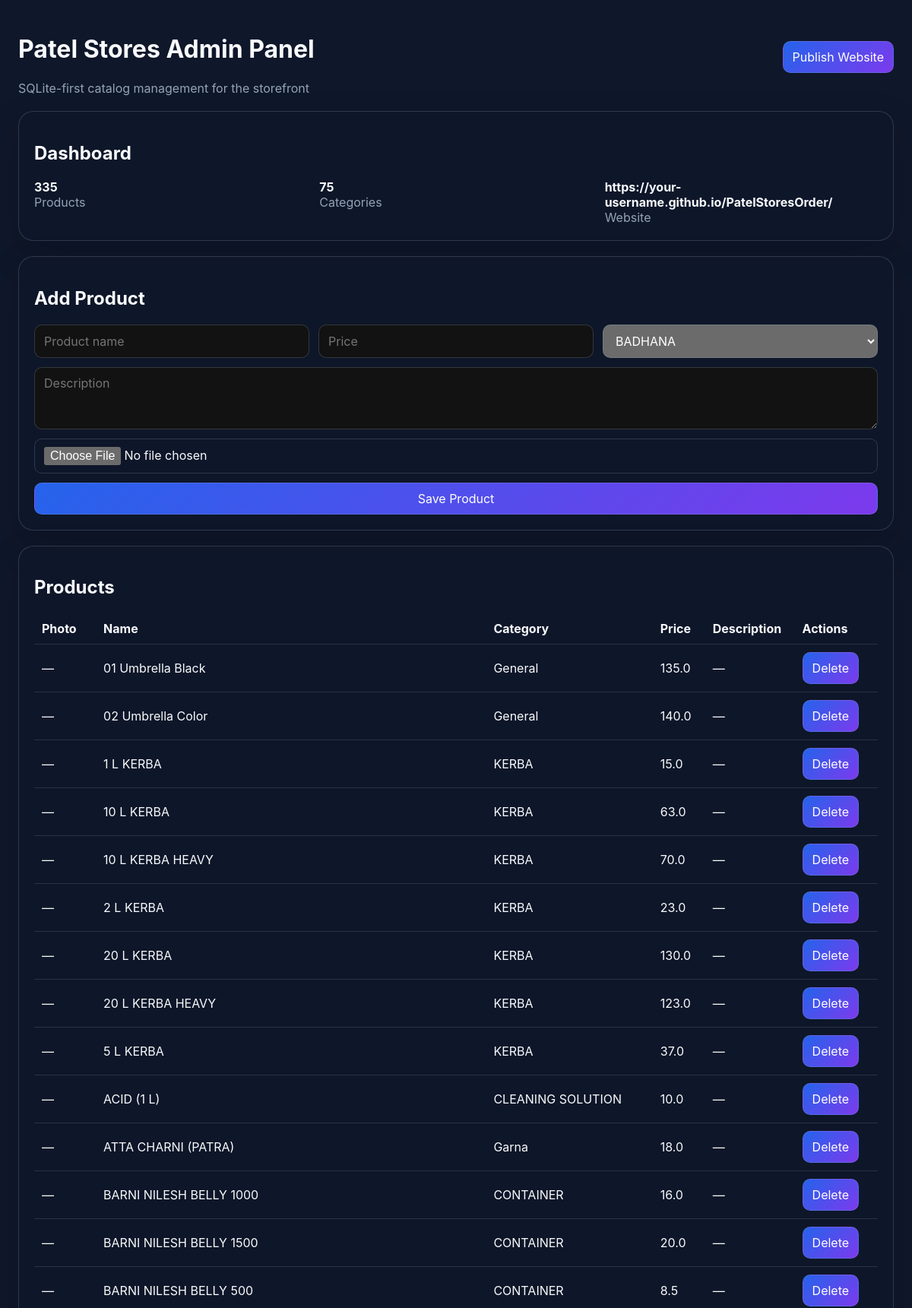
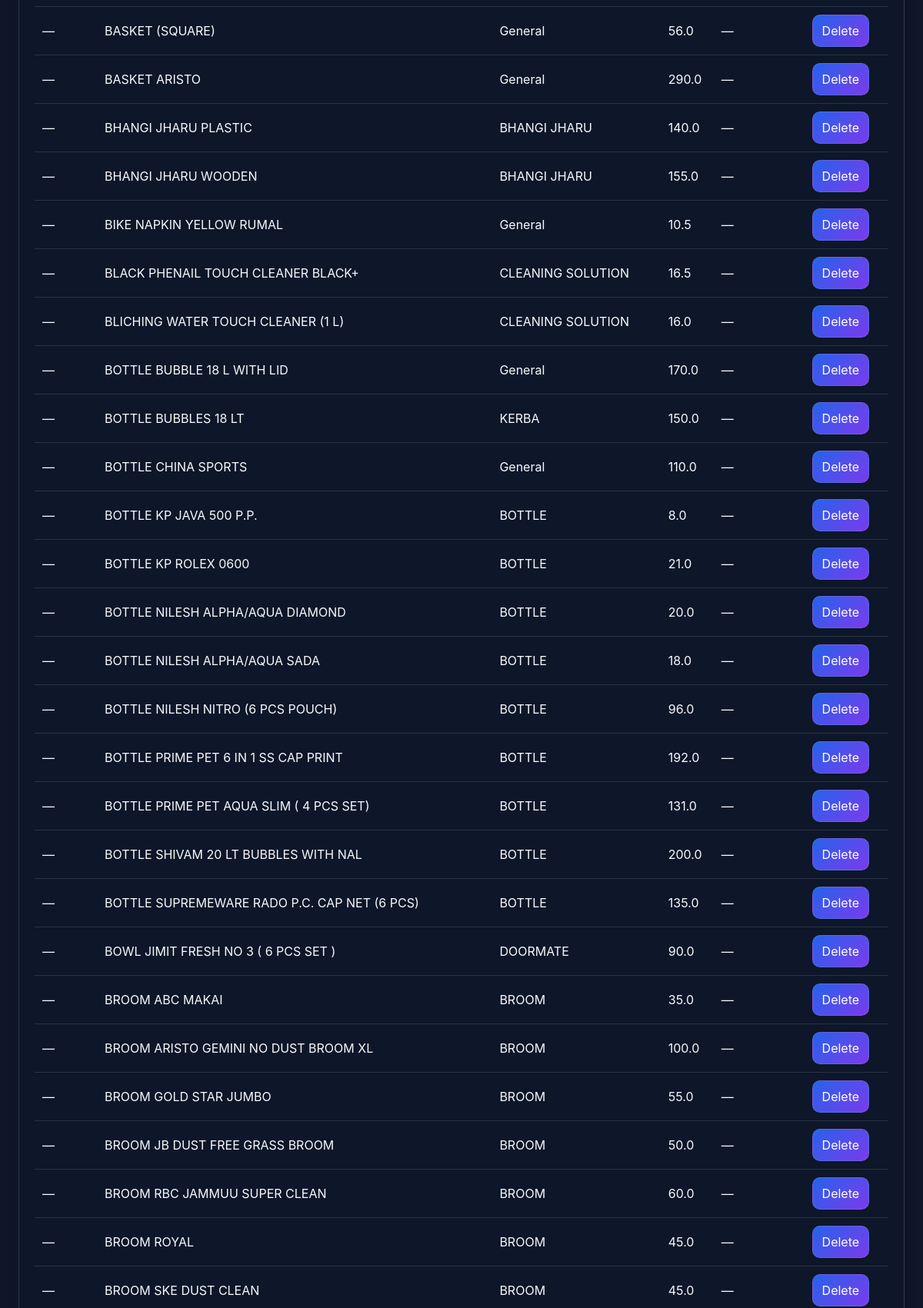
The page / (upper part) on the database its author committed (2 pictures, top to bottom).
### tables this page shows
CREATE TABLE settings (
                id INTEGER PRIMARY KEY AUTOINCREMENT,
                github_repo TEXT,
                branch TEXT,
                website_url TEXT,
                images_folder TEXT,
                backup_folder TEXT
            , commit_message TEXT DEFAULT "Update catalog", website_folder TEXT DEFAULT ".", database_path TEXT DEFAULT "patelstores.db", theme TEXT DEFAULT "dark");

CREATE TABLE products (
                id INTEGER PRIMARY KEY AUTOINCREMENT,
                product_name TEXT,
                category TEXT,
                price REAL,
                description TEXT,
                image TEXT,
                created_at TEXT,
                updated_at TEXT
            , purchase_price REAL DEFAULT 0, selling_price REAL DEFAULT 0, wholesale_price REAL DEFAULT 0, barcode TEXT DEFAULT "", gst REAL DEFAULT 0, hsn TEXT DEFAULT "", stock REAL DEFAULT 0, min_stock REAL DEFAULT 0, status TEXT DEFAULT "Active", supplier TEXT DEFAULT "");

### admin/app.py (the view)
@app.route('/')
def index():
    return render_template('index.html', products=list_products(), categories=list_categories(), settings=get_settings())

### admin/database/db.py (called while the page is built)
def get_connection():
    connection = sqlite3.connect(DB_PATH, timeout=30)
    connection.row_factory = sqlite3.Row
    return connection

### admin/services/catalog.py (called while the page is built)
def normalize_image_value(image_value: Optional[str]) -> str:
    if not image_value:
        return ''
    path = str(image_value).strip()
    if path.startswith('images/'):
        path = path.split('/', 1)[1]
    return Path(path).name

def get_catalog_image_path(image_value: Optional[str]) -> str:
    file_name = normalize_image_value(image_value)
    if not file_name:
        return 'images/placeholder.png'
    return f'images/{file_name}'

def _row_to_product(row) -> Dict:
    product = dict(row)
    product['image_path'] = get_catalog_image_path(product.get('image'))
    return product

def list_categories(search: str = '') -> List[Dict]:
    connection = get_connection()
    try:
        if search:
            rows = connection.execute(
                'SELECT * FROM categories WHERE category_name LIKE ? ORDER BY category_name COLLATE NOCASE ASC',
                (f'%{search}%',),
            ).fetchall()
        else:
            rows = connection.execute(
                'SELECT * FROM categories ORDER BY category_name COLLATE NOCASE ASC'
            ).fetchall()
        return [dict(row) for row in rows]
    finally:
        connection.close()

def get_settings() -> Dict:
    connection = get_connection()
    try:
        row = connection.execute('SELECT * FROM settings ORDER BY id DESC LIMIT 1').fetchone()
        if row:
            return dict(row)
        return {}
    finally:
        connection.close()

### admin/templates/index.html (shortened to what this page needs)
<!doctype html>
<html lang="en">
  <head>
  </head>
  <body>
    <div class="container">
      <div class="topbar">
        <div>
          <h1>Patel Stores Admin Panel</h1>
          <div class="muted">SQLite-first catalog management for the storefront</div>
        </div>
        <button onclick="window.location='/publish'">Publish Website</button>
      </div>
      <div class="card">
        <h2>Dashboard</h2>
        <div class="grid">
          <div><strong>{{ products|length }}</strong><div class="muted">Products</div></div>
          <div><strong>{{ categories|length }}</strong><div class="muted">Categories</div></div>
          <div><strong>{{ settings.get('website_url', '') or 'Not set' }}</strong><div class="muted">Website</div></div>
        </div>
      </div>
      <div class="card">
        <h2>Add Product</h2>
        <form action="/api/products" method="post" enctype="multipart/form-data">
          <div class="row">
            <input name="product_name" placeholder="Product name" required>
            <input name="price" type="number" step="0.01" placeholder="Price" required>
            <select name="category">
              {% for category in categories %}
              <option value="{{ category.category_name }}">{{ category.category_name }}</option>
              {% endfor %}
            </select>
          </div>
          <textarea name="description" rows="3" placeholder="Description"></textarea>
          <input type="file" name="image" accept="image/*">
          <button type="submit">Save Product</button>
        </form>
      </div>
      <div class="card">
        <h2>Products</h2>
        <table>
          <thead>
            <tr><th>Photo</th><th>Name</th><th>Category</th><th>Price</th><th>Description</th><th>Actions</th></tr>
          </thead>
          <tbody>
            {% for product in products %}
            <tr>
              <td>{% if product.image %}<img src="/{{ product.image }}" alt="" style="width:56px;height:56px;object-fit:cover;border-radius:10px;">{% else %}—{% endif %}</td>
              <td>{{ product.product_name }}</td>
              <td>{{ product.category }}</td>
              <td>{{ product.price }}</td>
              <td>{{ product.description or '—' }}</td>
              <td class="actions">
                <button onclick="fetch('/api/products/{{ product.id }}', {method:'DELETE'}).then(() => location.reload())">Delete</button>
              </td>
            </tr>
            {% endfor %}
          </tbody>
        </table>
      </div>
    </div>
  </body>
</html>

### admin/templates/index.html (style rules this page uses)
:root { color-scheme: dark; font-family: Inter, Segoe UI, sans-serif; }
body { margin: 0; background: #0f172a; color: #f8fafc; }
.container { max-width: 1200px; margin: 0 auto; padding: 24px; }
.card { background: rgba(15,23,42,.9); border: 1px solid rgba(148,163,184,.25); border-radius: 20px; padding: 20px; box-shadow: 0 20px 50px rgba(0,0,0,.15); margin-bottom: 20px; }
.topbar { display: flex; justify-content: space-between; align-items: center; margin-bottom: 20px; }
button, input, select, textarea { font: inherit; border-radius: 10px; border: 1px solid rgba(148,163,184,.25); padding: 10px 12px; }
button { background: linear-gradient(135deg, #2563eb, #7c3aed); color: white; cursor: pointer; }
.grid { display: grid; gap: 16px; grid-template-columns: repeat(auto-fit, minmax(240px, 1fr)); }
table { width: 100%; border-collapse: collapse; }
th, td { text-align: left; padding: 10px; border-bottom: 1px solid rgba(148,163,184,.2); }
.muted { color: #94a3b8; }
.actions button { margin-right: 8px; }
form { display: grid; gap: 12px; }
.row { display: grid; gap: 12px; grid-template-columns: repeat(auto-fit, minmax(180px, 1fr)); }

### rows shown on the page
settings: website_url "https://your-username.github.io/PatelStoresOrder/"
products: product_name "01 Umbrella Black", category "General", price "135.0", description "—"
products: product_name "02 Umbrella Color", category "General", price "140.0", description "—"
products: product_name "1 L KERBA", category "KERBA", price "15.0", description "—"
products: product_name "10 L KERBA", category "KERBA", price "63.0", description "—"
products: product_name "10 L KERBA HEAVY", category "KERBA", price "70.0", description "—"
products: product_name "2 L KERBA", category "KERBA", price "23.0", description "—"
products: product_name "20 L KERBA", category "KERBA", price "130.0", description "—"
products: product_name "20 L KERBA HEAVY", category "KERBA", price "123.0", description "—"
products: product_name "5 L KERBA", category "KERBA", price "37.0", description "—"
products: product_name "ACID (1 L)", category "CLEANING SOLUTION", price "10.0", description "—"
products: product_name "ATTA CHARNI (PATRA)", category "Garna", price "18.0", description "—"
products: product_name "BARNI NILESH BELLY 1000", category "CONTAINER", price "16.0", description "—"
products: product_name "BARNI NILESH BELLY 1500", category "CONTAINER", price "20.0", description "—"
products: product_name "BARNI NILESH BELLY 500", category "CONTAINER", price "8.5", description "—"
products: product_name "BASKET (SQUARE)", category "General", price "56.0", description "—"
products: product_name "BASKET ARISTO", category "General", price "290.0", description "—"
products: product_name "BHANGI JHARU PLASTIC", category "BHANGI JHARU", price "140.0", description "—"
products: product_name "BHANGI JHARU WOODEN", category "BHANGI JHARU", price "155.0", description "—"
products: product_name "BIKE NAPKIN YELLOW RUMAL", category "General", price "10.5", description "—"
products: product_name "BLACK PHENAIL TOUCH CLEANER BLACK+", category "CLEANING SOLUTION", price "16.5", description "—"
products: product_name "BLICHING WATER TOUCH CLEANER (1 L)", category "CLEANING SOLUTION", price "16.0", description "—"
products: product_name "BOTTLE BUBBLE 18 L WITH LID", category "General", price "170.0", description "—"
products: product_name "BOTTLE BUBBLES 18 LT", category "KERBA", price "150.0", description "—"
products: product_name "BOTTLE CHINA SPORTS", category "General", price "110.0", description "—"
products: product_name "BOTTLE KP JAVA 500 P.P.", category "BOTTLE", price "8.0", description "—"
products: product_name "BOTTLE KP ROLEX 0600", category "BOTTLE", price "21.0", description "—"
products: product_name "BOTTLE NILESH ALPHA/AQUA DIAMOND", category "BOTTLE", price "20.0", description "—"
products: product_name "BOTTLE NILESH ALPHA/AQUA SADA", category "BOTTLE", price "18.0", description "—"
products: product_name "BOTTLE NILESH NITRO (6 PCS POUCH)", category "BOTTLE", price "96.0", description "—"
products: product_name "BOTTLE PRIME PET 6 IN 1 SS CAP PRINT", category "BOTTLE", price "192.0", description "—"
products: product_name "BOTTLE PRIME PET AQUA SLIM ( 4 PCS SET)", category "BOTTLE", price "131.0", description "—"
products: product_name "BOTTLE SHIVAM 20 LT BUBBLES WITH NAL", category "BOTTLE", price "200.0", description "—"
products: product_name "BOTTLE SUPREMEWARE RADO P.C. CAP NET (6 PCS)", category "BOTTLE", price "135.0", description "—"
products: product_name "BOWL JIMIT FRESH NO 3 ( 6 PCS SET )", category "DOORMATE", price "90.0", description "—"
products: product_name "BROOM ABC MAKAI", category "BROOM", price "35.0", description "—"
products: product_name "BROOM ARISTO GEMINI NO DUST BROOM XL", category "BROOM", price "100.0", description "—"
products: product_name "BROOM GOLD STAR JUMBO", category "BROOM", price "55.0", description "—"
products: product_name "BROOM JB DUST FREE GRASS BROOM", category "BROOM", price "50.0", description "—"
products: product_name "BROOM RBC JAMMUU SUPER CLEAN", category "BROOM", price "60.0", description "—"
products: product_name "BROOM ROYAL", category "BROOM", price "45.0", description "—"
products: product_name "BROOM SKE DUST CLEAN", category "BROOM", price "45.0", description "—"

### other values the page prints
{{ products|length }} "335"
{{ categories|length }} "75"
form field category "BADHANA"
